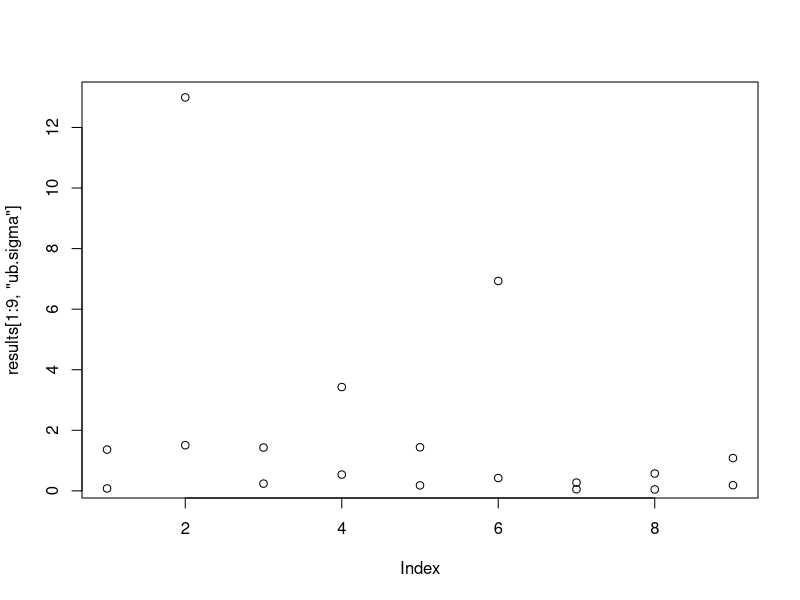
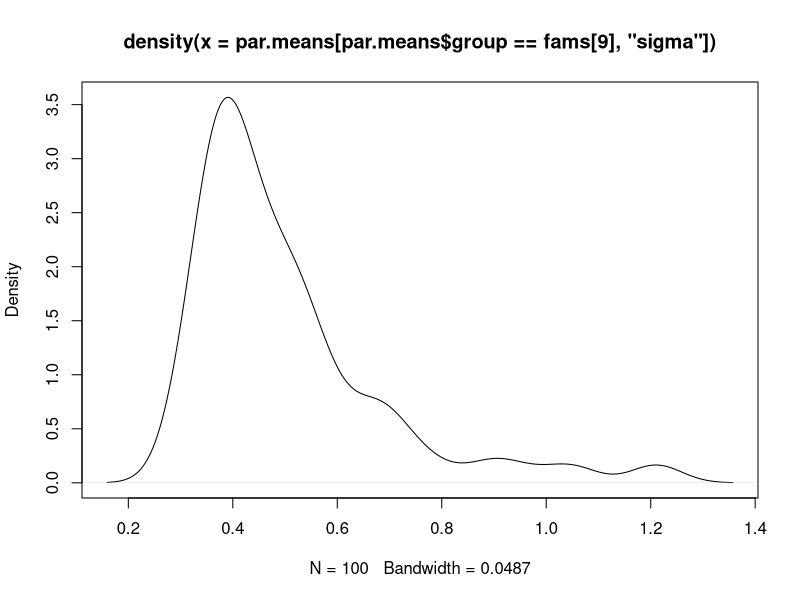

Write R code to recreate these figures, in order.
setwd("~/Desktop/Dropbox/papers/chrom.num/data and analysis/figures/par.est")


## First lets just set up the results table for later fill in
results <- as.data.frame(matrix(,1,10))
colnames(results) <- c("group", "alpha", "sigma", "z", 
                       "lb.alpha", "lb.sigma", "lb.z", 
                       "ub.alpha", "ub.sigma", "ub.z")
                       


data <- read.csv("par.est.csv", as.is=T)
par.means <- read.csv("par.means.csv", as.is=T)
fams <- unique(par.means[,2])
for(i in 1:9){
  fam <- fams[i]
  results[i,1] <- fam
  results[i,2] <- mean(par.means[par.means[,2] == fam, "alpha"])
  results[i,3] <- mean(par.means[par.means[,2] == fam, "sigma"])
  results[i,4] <- mean(par.means[par.means[,2] == fam, "z"])
  results[i,5] <- min(data[data[,2] == fam, "alpha.lb"], na.rm = T)
  results[i,6] <- min(data[data[,2] == fam, "sigma2.lb"], na.rm = T)
  results[i,7] <- min(data[data[,2] == fam, "z.lb.1"], na.rm = T)
  results[i,8] <- max(data[data[,2] == fam, "alpha.ub"], na.rm = T)
  results[i,9] <- max(data[data[,2] == fam, "sigma2.ub"], na.rm = T)
  results[i,10] <- max(data[data[,2] == fam, "z.ub.1"], na.rm = T)
}

## now we want to create a graph that has a symbol for the means with error 
## bars representing the worst and mean 95% CI from across trees

plot(results[1:9,"ub.sigma"])
points(results[1:9,"lb.sigma"])
fams <- results$group
plot(density(par.means[par.means$group == fams[9],"sigma"]))


median(par.means[par.means$group == fams[9],"sigma"])